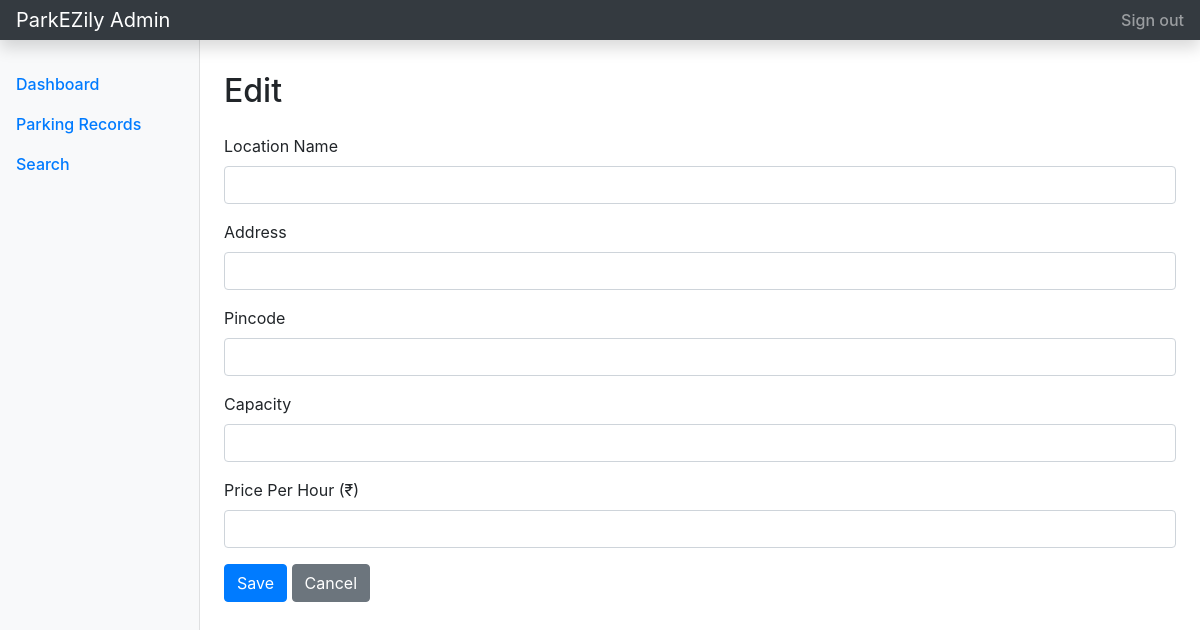
The app's page /admin/lot/update/6 (signed in), older data.
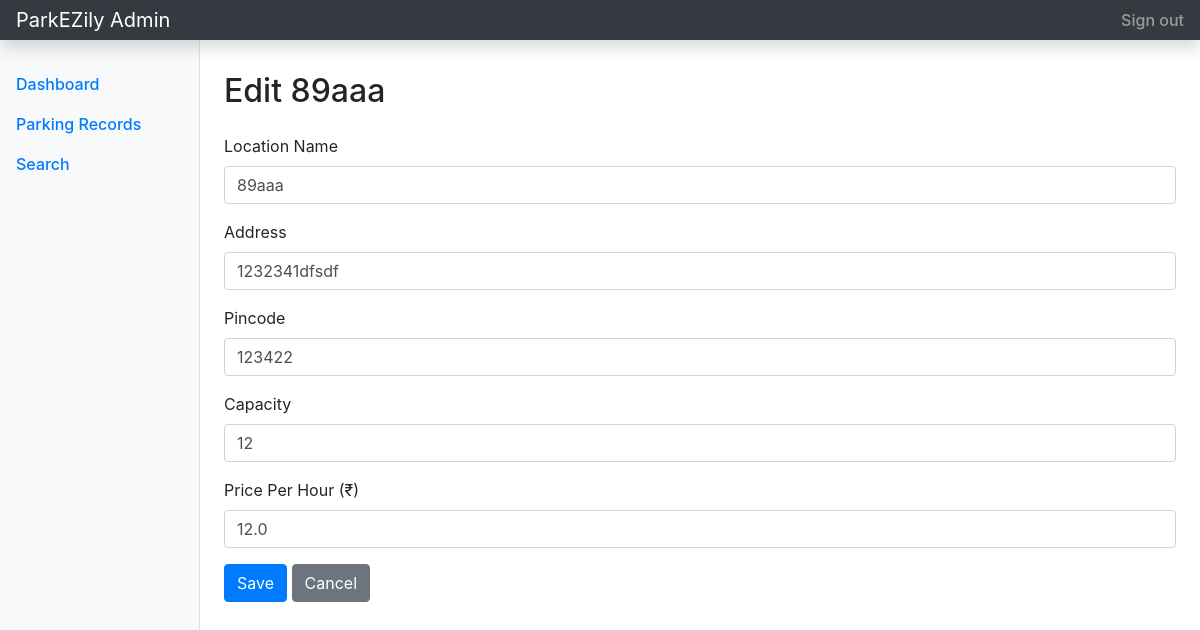
The same page, newer data.
### tables this page shows
CREATE TABLE parking_lot (
        id INTEGER PRIMARY KEY AUTOINCREMENT,
        location_name TEXT NOT NULL,
        address TEXT NOT NULL,
        price_per_hour REAL NOT NULL,
        pin_code TEXT NOT NULL,
        max_spots INTEGER NOT NULL,
        status TEXT NOT NULL DEFAULT 'active'
    );

### controllers/admin.py (the view, shortened to what this page needs)
@adm_bp.route('/admin/lot/update/<int:lot_id>', methods=['GET', 'POST'])
@login_req
def update_lot(lot_id):
    db = get_db()
    lot = db.execute('SELECT * FROM parking_lot WHERE id = ?', (lot_id,)).fetchone()
    db.close()
    return render_template('admin/edit_lot.html', lot=lot)

### controllers/admin.py (called while the page is built)
def get_db():
    db = sqlite3.connect(DB_FILE)
    db.row_factory = sqlite3.Row
    return db

def login_req(f):
    @wraps(f)
    def wrapper(*args, **kwargs):
        if 'user_role' not in session or session['user_role'] != 'admin':
            flash('Admin access is required.', 'danger')
            return redirect(url_for('auth.login'))
        return f(*args, **kwargs)
    return wrapper

### templates/admin/edit_lot.html (shortened to what this page needs)
{% extends 'admin/admin_base.html' %}
{% block admin_main %}
<h1 class="h2">Edit {{ lot.location_name }}</h1>
<form method="POST" class="mt-4">
    <div class="form-group"><label>Location Name</label><input type="text" name="name" class="form-control"
            value="{{ lot.location_name }}" required pattern="^(?=.*[a-zA-Z]{3,})[a-zA-Z0-9\s]+$"
            title="Must contain at least 3 letters and can include numbers."></div>
    <div class="form-group"><label>Address</label><input type="text" name="addr" class="form-control"
            value="{{ lot.address }}" required pattern="^(?=.*[a-zA-Z]{3,})[a-zA-Z0-9\s,\-]+$"
            title="Must contain at least 3 letters and can include numbers."></div>
    <div class="form-group"><label>Pincode</label><input type="text" name="pin" class="form-control"
            value="{{ lot.pin_code }}" required pattern="[0-9]{6}" title="Pincode must be exactly 6 digits."></div>
    <div class="form-group"><label>Capacity</label><input type="number" name="cap" class="form-control"
            value="{{ lot.max_spots }}" required min="1"></div>
    <div class="form-group"><label>Price Per Hour (₹)</label><input type="number" name="cost" class="form-control"
            value="{{ lot.price_per_hour }}" required step="0.01" min="0"></div>
    <button type="submit" class="btn btn-primary">Save</button>
    <a href="{{ url_for('admin.dashboard') }}" class="btn btn-secondary">Cancel</a>
</form>
{% endblock %}

Row changes from the older to the newer data that the page shows:
added parking_lot: location_name "89aaa", name "89aaa", addr "1232341dfsdf", pin "123422", cap "12", cost "12.0"
